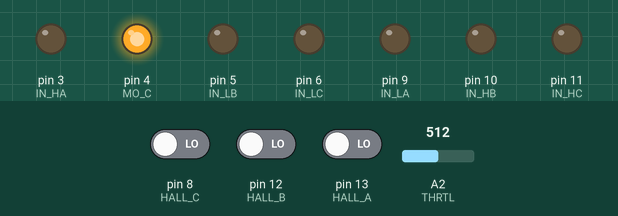
Bench run of a sketch on a simulated Arduino Uno, built with avr-gcc and run on an emulated ATmega328P. Parts: output pins drawn as LEDs (lit = HIGH). The test bench sets the inputs (shaded band); at power-on: pin 8 (HALL_C) LOW, A2 (THRTL) = 512, pin 12 (HALL_B) LOW, pin 13 (HALL_A) LOW.

Above: at 1.2 s.
1.3 s: pin 8 (HALL_C) driven HIGH
At 2.1 s:
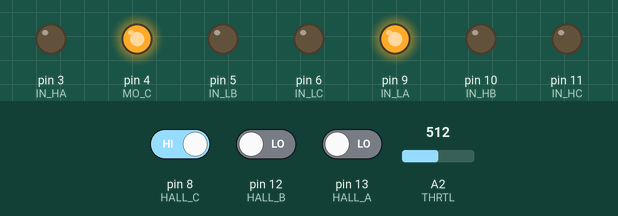
2.8 s: A2 (THRTL) set to 122
At 3.3 s:
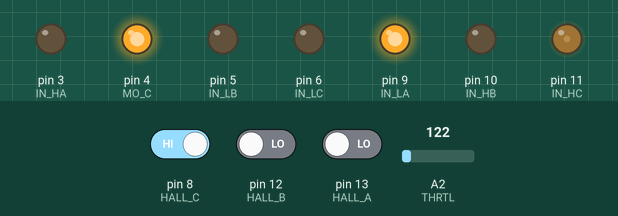
4.3 s: pin 12 (HALL_B) driven HIGH
At 5.5 s:
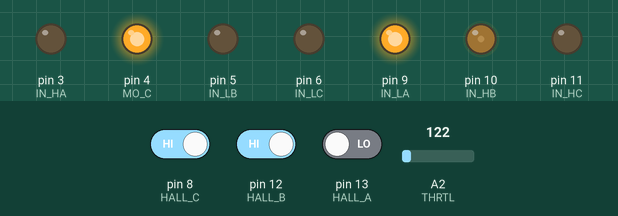
5.8 s: pin 13 (HALL_A) driven HIGH
At 6.8 s:
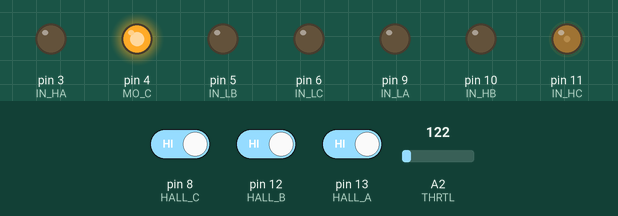
7.3 s: pin 8 (HALL_C) driven LOW
At 7.9 s:
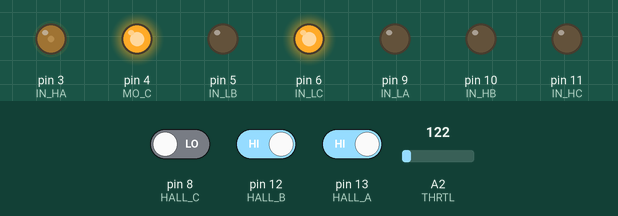
8.8 s: A2 (THRTL) set to 306
At 10.2 s:
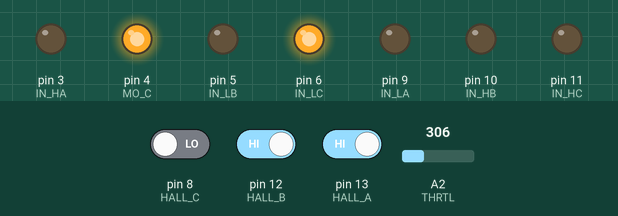
Timing chart, 0 to 11.3 s (numbered marks = the images above; inputs shaded):
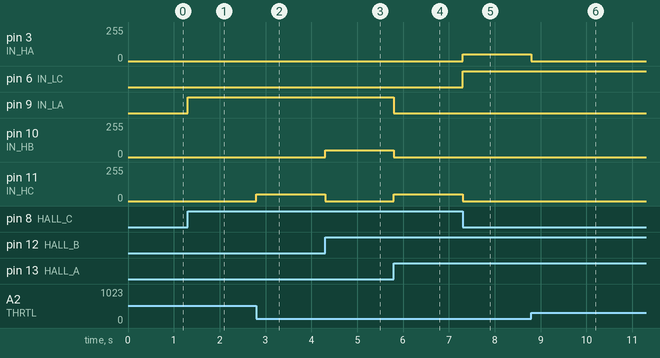

Measured:
- after the input at 1.3 s, pin 9 (IN_LA): LOW → HIGH at once
- after the input at 2.8 s, pin 11 (IN_HC): 0/255 → 50/255 at once
- after the input at 4.3 s, pin 10 (IN_HB): 0/255 → 50/255 at once; pin 11 (IN_HC): 50/255 → 0/255 at once
- after the input at 5.8 s, pin 9 (IN_LA): HIGH → LOW at once; pin 10 (IN_HB): 50/255 → 0/255 at once; pin 11 (IN_HC): 0/255 → 50/255 at once
- after the input at 7.3 s, pin 3 (IN_HA): 0/255 → 50/255 at once; pin 6 (IN_LC): LOW → HIGH at once; pin 11 (IN_HC): 50/255 → 0/255 at once
- after the input at 8.8 s, pin 3 (IN_HA): 50/255 → 0/255 at once

The sketch:

main_brushless.ino
```cpp
// (licence header left out)
//PINS BASED ON IC3
#define THRTL 2 //Throttle
#define IN_HA 3
#define IN_LA 9
#define IN_HB 10
#define IN_LB 5
#define IN_HC 11
#define IN_LC 6
#define HALL_A 13
#define HALL_B 12
#define HALL_C 8
#define SO1 A0 //Input
#define SO2 A1 //input
#define FAULT A3 //Input, in future use as internal pullup
#define MO_C 4 //Overcurrent enable
#define DC_CAL 7
//Commutation Lookup Table
//{halla hallb hallc, ha la hb lb hc lc}
/*const int commutate[2][6] = {
  {100,010010},
  {010,100100},
  {110,000110},
  {001,001001},
  {101,011000},
  {011,100001},
  };
*/
int ha = 0;
int la = 0;
int hb = 0;
int lb = 0;
int hc = 0;
int lc = 0;
int hall[6][3] = {{1,0,0}, {0,1,0}, {1,1,0}, {0,0,1}, {1,0,1}, {0,1,1}};
int phase[6][6] = {{0,1,0,0,1,0}, {1,0,0,1,0,0}, {0,0,0,1,1,0}, {0,0,1,0,0,1}, {0,1,1,0,0,0}, {1,0,0,0,0,1}};
int high[7] = {0,1,2,2,4,1,4};//Ch, Cl, Bh, Bl, Ah, Al
int low[7] = {0,4,1,4,2,2,1};
//int highccw[7] = {4,1,4,2,2,1};
//int lowccw[7]={1,2,2,4,1,4}; // these tables are broken
void setup() {
  //Pin Setup
  pinMode(THRTL, INPUT);
  pinMode(MO_C, OUTPUT);
  pinMode(DC_CAL, OUTPUT);
  pinMode(SO1, INPUT);
  pinMode(SO2, INPUT);
  pinMode(FAULT, INPUT);
  pinMode(HALL_A, INPUT);
  pinMode(HALL_B, INPUT);
  pinMode(HALL_C, INPUT);
  pinMode(IN_HA, OUTPUT);
  pinMode(IN_LA, OUTPUT);
  pinMode(IN_HB, OUTPUT);
  pinMode(IN_LB, OUTPUT);
  pinMode(IN_HC, OUTPUT);
  pinMode(IN_LC, OUTPUT);

  //Set frequencies for PWM pins
  // Pins 3, 9, 10, and 11 have a base frequency of 31250 Hz
  // Pins 5 and 6 have a base frequen-cy of 62500 Hz
  setPwmFrequency(3,8); //31250/8 = 3906.25 Hz
  setPwmFrequency(9,8); //31250/8 = 3906.25 Hz
  setPwmFrequency(10,8); //31250/8 = 3906.25 Hz
  setPwmFrequency(11,8); //31250/8 = 3906.25 Hz
  setPwmFrequency(5,16); //62500/16 = 3906.25 Hz
  setPwmFrequency(6,16); //62500/16 = 3906.25 Hz
  Serial.begin(9600);


  //Initial pin conditions
  digitalWrite(MO_C, HIGH); //HIGH is for overcurrent shut down, LOW is for current control.
  digitalWrite(DC_CAL, LOW); //Turn off DC offset calibration for shunts

}

void loop() {
  signed int hall_a = digitalRead(HALL_C);
  signed int hall_b = digitalRead(HALL_B);
  signed int hall_c = digitalRead(HALL_A);
  int thrtl = analogRead(THRTL);
  thrtl = map(thrtl, 125, 255, 50, 0);
  thrtl = constrain(thrtl,0, 50);
  //Serial.println(thrtl);
  //thrtl = 50;
  //int commutate_val[3] = {0, 0, 0};
//------------------------------------------
//Commutation code
signed int i = (hall_c<<2) + (hall_b<<1) + hall_a;

//Clockwise
hc = (high[i]&4)>>2;
hb = (high[i]&2)>>1;
ha = high[i]&1;
lc = (low[i]&4)>>2;
lb = (low[i]&2)>>1;
la = low[i]&1;


/*//counterclockwise
hc = (highccw[i]&4)>>2;
hb = (highccw[i]&2)>>1;
ha = highccw[i]&1;
lc = (lowccw[i]&4)>>2;
lb = (lowccw[i]&2)>>1;
la *= lowccw[i]&1;
*//*
  analogWrite(IN_HA, 0); //0 to 255 duty cycle
  analogWrite(IN_HB, 0); //0 to 255 duty cycle
  analogWrite(IN_HC, 0); //0 to 255 duty cycle
  digitalWrite(IN_LA, 0);
  digitalWrite(IN_LB, 0);
  delayMicroseconds(4);
 */

    analogWrite(IN_HA, hc*thrtl); //0 to 255 duty cycle
    analogWrite(IN_HB, hb*thrtl); //0 to 255 duty cycle
    analogWrite(IN_HC, ha*thrtl); //0 to 255 duty cycle
    digitalWrite(IN_LA, lc);
    digitalWrite(IN_LB, lb);
    digitalWrite(IN_LC, la);

 //test(false);
 /*
 Serial.print(hall_c);
 Serial.print(hall_b);
 Serial.print(hall_a);
 Serial.print(hc);
 Serial.print(lc);
 Serial.print(hb);
 Serial.print(lb);
 Serial.print(ha);
 Serial.println(la);*/
 // Serial.println(high[i]);
  //Serial.println(hall_c);//[0]+ commutate_val[1]+ commutate_val[2] );
  //delay(1);
}


void test(bool testp) {
    digitalWrite(IN_HA, 0);
    digitalWrite(IN_HB, 0);
    digitalWrite(IN_HC, 0);
    digitalWrite(IN_LA, 0);
    digitalWrite(IN_LB, 0);
    digitalWrite(IN_LC, 0);
    delay(1);
    digitalWrite(IN_HA, 0);
    digitalWrite(IN_HB, 0);
    digitalWrite(IN_HC, 0);
    digitalWrite(IN_LA, 0);
    digitalWrite(IN_LB, 0);
    digitalWrite(IN_LC, 1);
    delay(1);

    digitalWrite(IN_HA, 0);
    digitalWrite(IN_HB, 0);
    digitalWrite(IN_HC, 1);
    digitalWrite(IN_LA, 0);
    digitalWrite(IN_LB, 0);
    digitalWrite(IN_LC, 0);
    delay(1);
    digitalWrite(IN_HA, 0);
    digitalWrite(IN_HB, 0);
    digitalWrite(IN_HC, 0);
    digitalWrite(IN_LA, 0);
    digitalWrite(IN_LB, 0);
    digitalWrite(IN_LC, 0);
    delay(1);
}
void setPwmFrequency(int pin, int divisor) {
  byte mode;
  if(pin == 5 || pin == 6 || pin == 9 || pin == 10) {
    switch(divisor) {
      case 1: mode = 0x01; break;
      case 8: mode = 0x02; break;
      case 64: mode = 0x03; break;
      case 256: mode = 0x04; break;
      case 1024: mode = 0x05; break;
      default: return;
    }
    if(pin == 5 || pin == 6) {
      TCCR0B = TCCR0B & 0b11111000 | mode;
    } else {
      TCCR1B = TCCR1B & 0b11111000 | mode;
    }
  } else if(pin == 3 || pin == 11) {
    switch(divisor) {
      case 1: mode = 0x01; break;
      case 8: mode = 0x02; break;
      case 32: mode = 0x03; break;
      case 64: mode = 0x04; break;
      case 128: mode = 0x05; break;
      case 256: mode = 0x06; break;
      case 1024: mode = 0x7; break;
      default: return;
    }
    TCCR2B = TCCR2B & 0b11111000 | mode;
  }
}
```
